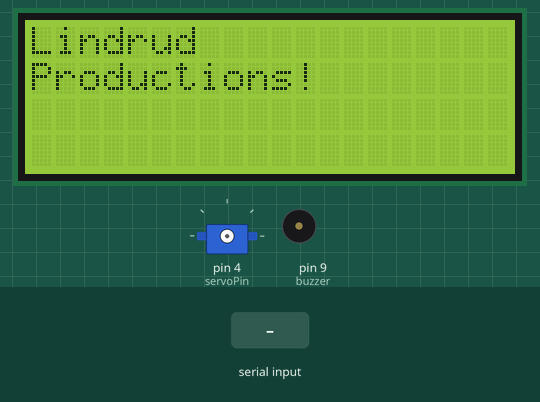
Bench run of a sketch on a simulated Arduino Uno, built with avr-gcc and run on an emulated ATmega328P. Parts: 20×4 character LCD, servo, buzzer (waves = sounding). The test bench sets the inputs (shaded band). What the sketch prints to the serial monitor is not drawn.

Above: at 3.2 s.
At 6.4 s:
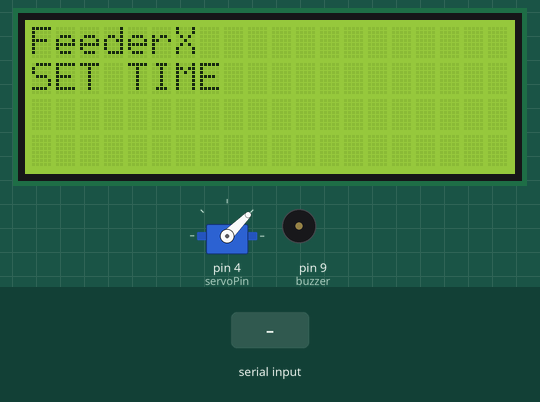
6.5 s: "30,150\n" received over the second serial link
At 7.1 s:
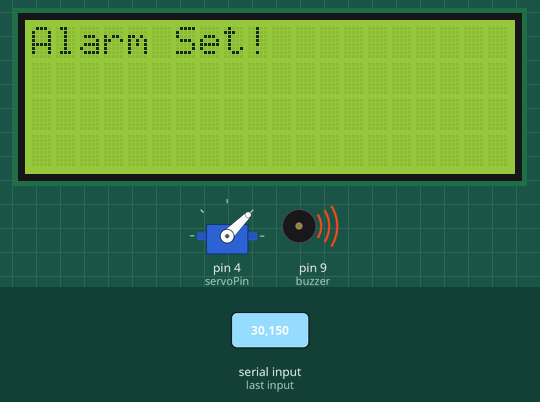
At 8.4 s:
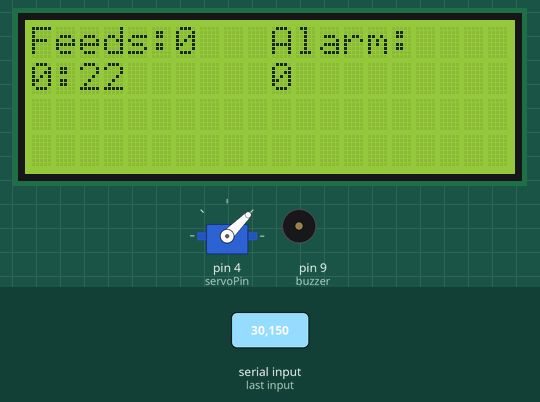
Timing chart, 0 to 46.6 s (numbered marks = the images above; inputs shaded):
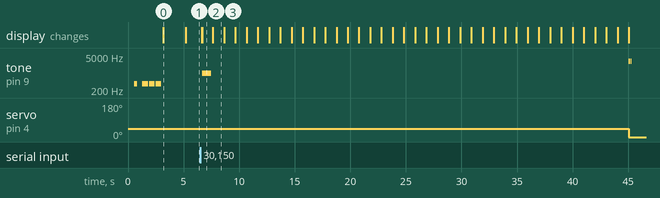

Measured:
- after the input at 6.5 s, tone on pin 9 (buzzer): plays 1000 Hz for 0.80 s, 3000 Hz for 0.10 s, 3000 Hz for 0.10 s, starting after 0.17 s; servo on pin 4 (servoPin): 45° → 0° after 38.5 s; the display: first changes after 0.11 s (image 2 shows a later state)
- what the display in image 0 shows lasts 2.0 s, from 3.2 s to 5.2 s
- what the display in image 2 shows lasts 0.9 s, from 6.7 s to 7.6 s

The sketch:

petfeeder.ino
```cpp
// All code including essentials.h was
// written by Stellan Lindrud
// Credit to YWROBOT for I2C library
#include <SoftwareSerial.h>
#include <Servo.h>
#include "essentials.h"
// Essentials.h includes a class object called feeder
// And its referenced using the feeder.paramater_you_want_to_access
// Code is object orientated referencing the class the class that you want to use
// Use of both private and public variables as well as superglobals

//Initialisations
SoftwareSerial hc06(2,3); //Initialisation of HC06 module and pins
Servo petfeeder;  // Initialise Servo

// GLOBAL VARIABLES
String date = "";

//Time acceleration of the module
// 1 is standard time 1 minute = 1 minute
// 60 is 60 times faster eg 1 minute = 1 second
int timeAcceleration;

unsigned long timeSinceStart;
int minutes;
int hours;
int previousHour;
bool timeHasBeenObtained = false;
float timeSinceLastCheck = 0;
int feeds = 0;
int initialMinutes;
int initialHours;
int feedingTime;
int elapsedMinutes;
int elapsedHours;
String alarm = "";
bool feedingTimeAdded = false;
unsigned long previousMillis = 0;    // Previous time
int servoPin = 4;
int buzzer = 9;

// The time class holds all the time related functions
class Time{
  public:
    static void releaseFood(){
        //Rotate Servo
        feeds++;
        petfeeder.write(0);
        //Show that its feeding time on LCD Display
        feeder.feedLCD();
        tone(9, 3000);
        delay(100);
        noTone(9);
        delay(50);
        tone(9, 3000);
        delay(100);
        noTone(9);
        delay(4000);
        //Wait
        petfeeder.write(45);
    }

    static void checkMillis(unsigned long &previousMillis, int &hours, int &minutes, int &elapsedMinutes) {
      const unsigned long interval = 5000; // Time interval in milliseconds (5 seconds)
      unsigned long currentMillis = millis(); // Get the current time
      if(timeHasBeenObtained){ //Check if we have obtained time first
        if(hours >= 24){
          hours = 0;
          // minutes = 0;
          // elapsedHours += 1;
        }
        if(minutes >= 60){
          hours += 1;
          minutes = 0;
          elapsedMinutes += 60;
        }else{
          minutes = round(((millis() / 1000) / 1) + initialMinutes) - elapsedMinutes;
          // hours -= elapsedHours;
        }

        unsigned long currentMillis = millis(); // Get the current time
        if (currentMillis - previousMillis >= 1000) {
          // Time has passed, perform action
          Serial.print(round(hours));
          Serial.print(":");
          Serial.print(minutes);
          Serial.println("");
          feeder.displayTime(round(hours),minutes,alarm,feeds);
          // Update the previous time
          previousMillis = currentMillis;
        }
      }
    }

    static void ProcessDate(String input, int &initialMinutes, int &initialHours, int &hours, bool &timeHasBeenObtained) {
      date += input;
      if (date.length() == 5){
        Serial.write(date.c_str()); //Convert back to char to serial write
        String lastTwoChars = date.substring(date.length() - 2);
        String firstTwoChars = date.substring(0, 2);

        //Get the hours and minutes
        initialMinutes = lastTwoChars.toInt();
        initialHours = firstTwoChars.toInt();
        hours = initialHours;
        timeHasBeenObtained = true;
      }
    }

    static void AddAlarm(String time, String &alarm, bool &feedingTimeAdded) {
      if (!feedingTimeAdded){ //Check if a feeding time has been added
        alarm += time;
        if(alarm.length() == 2){
          alarm = alarm.substring(0, 2);
          Serial.println(alarm);
          feeder.displayAlarmSet();
          delay(500);
          feedingTimeAdded = true;
        }
      }
    }

    static void checkFeedingTime(String alarm, int minutes) {
      if(feedingTimeAdded){
        if(alarm.toInt() == minutes){
          Serial.println("Time to feed");
          Time::releaseFood();
        }
      }
    }
};

void setup(){
  feeder.initialTone();
  feeder.splashScreen();

  pinMode(buzzer, OUTPUT);
  timeSinceStart = millis();

  //Initialize Serial Monitor
  Serial.begin(9600);
  Serial.println("ENTER AT Commands:");

  //Initialize Bluetooth Serial Port
  hc06.begin(9600);
  Serial.begin(9600);
  timeSinceStart = millis();
  petfeeder.attach(servoPin);
  petfeeder.write(45);
}

void loop(){
  delay(20); // Prevent program running too fast
  timeSinceStart = millis();
  readBluetooth();
  Time::checkFeedingTime(alarm,minutes);
}

void readBluetooth(){
  if(hc06.available()){ //Check if HC06 has sent a signal
    char receivedChar = hc06.read(); // Read a character from HC-06
    String dataString = String(receivedChar); // Convert character to a string
    if(timeHasBeenObtained == false){
      Time::ProcessDate(dataString, initialMinutes, initialHours, hours, timeHasBeenObtained); //Send the string to process date
    }else{
      Time::AddAlarm(dataString,alarm,feedingTimeAdded); //Send the string to addalarm
    }
  }

  if(timeHasBeenObtained){
    Time::checkMillis(previousMillis,hours,minutes,elapsedMinutes);
  }else{
    elapsedMinutes = (millis()/1000) / 60;
  }
}
```

essentials.cpp
```cpp
#include "essentials.h"
// #include <Wire.h>
#include <LiquidCrystal_I2C.h>
#include <Arduino.h>

FeederController feeder;

FeederController::FeederController() : lcd(0x27, 20, 4) {
    // Constructor implementation
}

void FeederController::splashScreen() {
    lcd.init();
    lcd.backlight();
    lcd.setCursor(0, 0);
    lcd.print("Lindrud");
    lcd.setCursor(0, 1);
    lcd.print("Productions!");
    delay(2000);
    lcd.clear();
    lcd.backlight();
    lcd.setCursor(0, 0);
    lcd.print("FeederX");
    lcd.setCursor(0, 1);
    lcd.print("SET TIME");
}

void FeederController::initialTone() {
    // for(int x=0;x<3;x++){
    // tone(9,370);
    // delay(1000);
    // noTone(9);
    // }
  delay(500);
  for(int x=0;x<3;x++){
    delay(50);
    tone(9,370);
    delay(50);
    noTone(9);
  }
  delay(500);

  // Set here is unique so it can't be simplified
  tone(9,370);
  delay(500); //Change in delay
  noTone(9);
  delay(100); //Change in delay
  tone(9,370);
  delay(500);
  noTone(9);
  delay(100);
  tone(9,370);
  delay(500);
  noTone(9);
  delay(100);
}

void FeederController::timeSetTone(){ //Beep to indicate that the time has been set
  tone(9,900);
  delay(500); //Change in delay
}

int FeederController::displayTime(int hours, int minutes,String alarm,int feeds) {
    lcd.clear();
    lcd.setCursor(0, 1);
    lcd.print(String(round(hours)) + ":" + minutes);
    lcd.setCursor(10,0);
    lcd.print("Alarm:");
    lcd.setCursor(10,1);
    lcd.print(alarm);
    lcd.setCursor(0,0);
    lcd.print("Feeds:" + String(feeds));
}

void FeederController::feedLCD() {
    lcd.clear();
    lcd.setCursor(0, 0);
    lcd.print("Time to Feed!");
}

void FeederController::displayAlarmSet() {
    lcd.clear();
    lcd.setCursor(0, 0);
    lcd.print("Alarm Set!");
    tone(9,1000,800);
    // delay(800);
}
```

essentials.h
```cpp
// Header Guards
#ifndef ESSENTIALS_H
#define ESSENTIALS_H

#include <Wire.h>
#include <LiquidCrystal_I2C.h>
#include <Arduino.h>
// #include "essentials.h"

class FeederController {
  private:
      LiquidCrystal_I2C lcd;

  public:
      FeederController();

      void splashScreen();

      void initialTone();

      void timeSetTone();

      int displayTime(int hours, int minutes, String alarm, int feeds);

      void feedLCD();

      void displayAlarmSet();
};

extern FeederController feeder;

#endif
```
